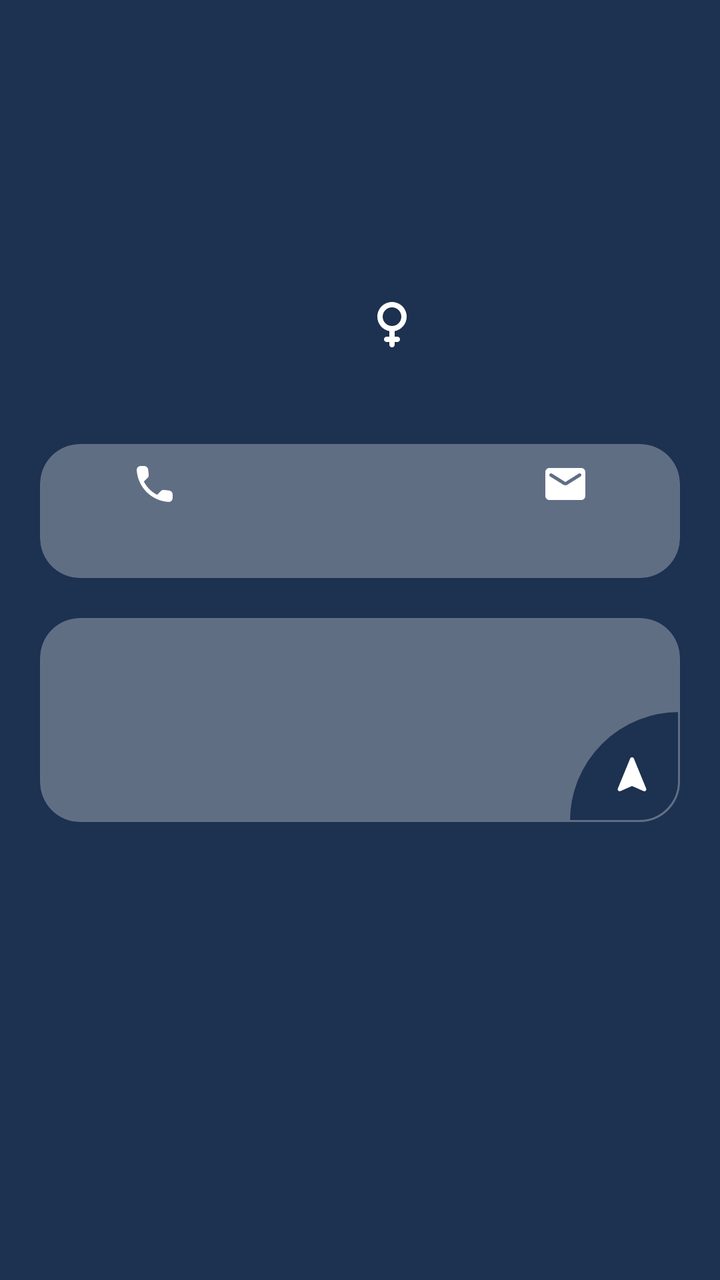
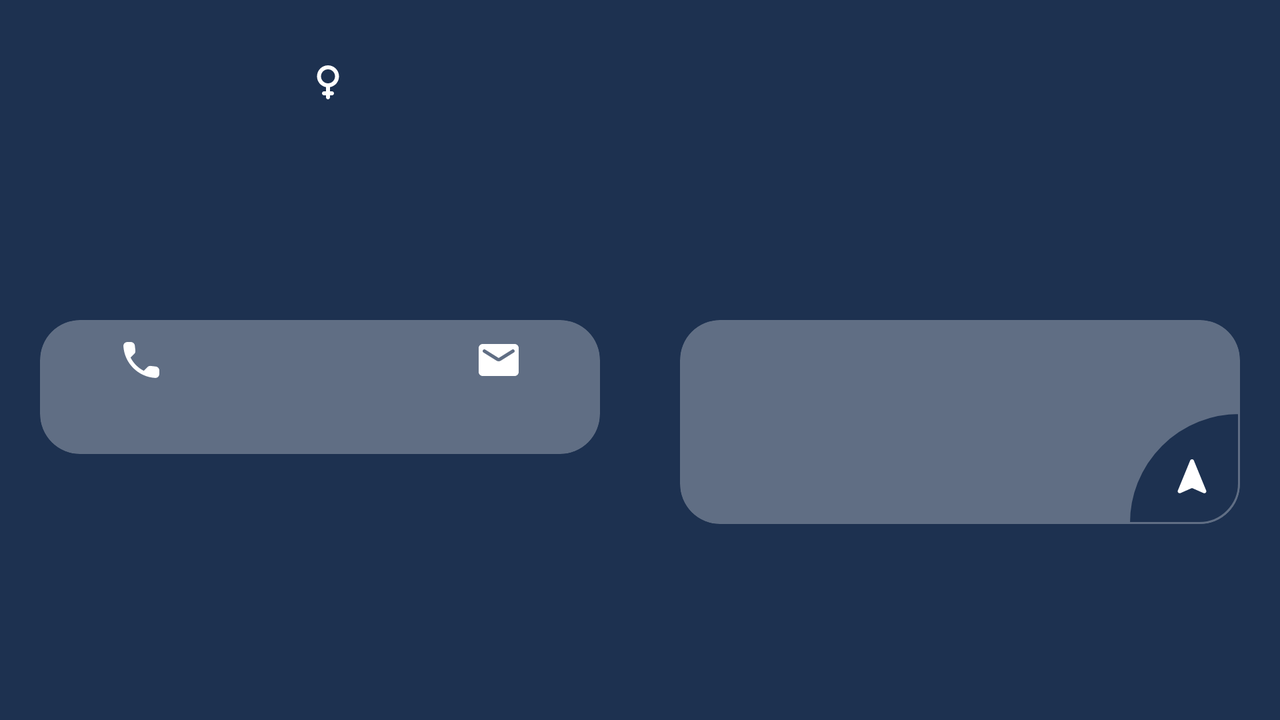

Two renders of one Android screen. The first uses the default layout on a phone; the second uses the alternative layout the repository ships for a different screen configuration, on a matching device. The two XML files are below.
<!-- AndroidManifest.xml: application theme Theme.ImportantPeople -->
<!-- res/layout/user_details_fragment.xml -->
<?xml version="1.0" encoding="utf-8"?>
<androidx.constraintlayout.widget.ConstraintLayout xmlns:android="http://schemas.android.com/apk/res/android"
    xmlns:app="http://schemas.android.com/apk/res-auto"
    xmlns:tools="http://schemas.android.com/tools"
    android:layout_width="match_parent"
    android:layout_height="match_parent"
    android:background="@color/dark_grey">

    <com.google.android.material.imageview.ShapeableImageView
        android:id="@+id/user_details_avatar"
        android:layout_width="120dp"
        android:layout_height="120dp"
        android:layout_marginTop="20dp"
        app:layout_constraintBottom_toTopOf="@id/user_details_name"
        app:layout_constraintEnd_toEndOf="parent"
        app:layout_constraintStart_toStartOf="parent"
        app:layout_constraintTop_toTopOf="parent"
        app:shapeAppearanceOverlay="@style/Theme.ImportantPeople.ShapeImageView.Circle"
        tools:src="@tools:sample/avatars" />

    <ImageView
        android:id="@+id/user_details_flag"
        android:layout_width="wrap_content"
        android:layout_height="24dp"
        android:adjustViewBounds="true"
        app:layout_constraintBottom_toBottomOf="@id/user_details_avatar"
        app:layout_constraintStart_toEndOf="@id/user_details_avatar"
        tools:src="@tools:sample/backgrounds/scenic" />

    <TextView
        android:id="@+id/user_details_name"
        android:layout_width="wrap_content"
        android:layout_height="wrap_content"
        android:textSize="32sp"
        app:layout_constraintBottom_toTopOf="@id/user_details_username"
        app:layout_constraintEnd_toEndOf="parent"
        app:layout_constraintStart_toStartOf="parent"
        app:layout_constraintTop_toBottomOf="@id/user_details_avatar"
        tools:text="@tools:sample/full_names" />

    <ImageView
        android:id="@+id/user_details_gender"
        android:layout_width="32dp"
        android:layout_height="32dp"
        app:layout_constraintBottom_toBottomOf="@id/user_details_name"
        app:layout_constraintEnd_toEndOf="parent"
        app:layout_constraintHorizontal_bias="0"
        app:layout_constraintStart_toEndOf="@id/user_details_name"
        app:layout_constraintTop_toTopOf="@id/user_details_name"
        tools:src="@drawable/ic_female" />

    <TextView
        android:id="@+id/user_details_username"
        android:layout_width="wrap_content"
        android:layout_height="wrap_content"
        app:layout_constraintBottom_toTopOf="@id/user_details_contacts"
        app:layout_constraintEnd_toEndOf="parent"
        app:layout_constraintStart_toStartOf="parent"
        app:layout_constraintTop_toBottomOf="@id/user_details_name"
        tools:text="@tools:sample/full_names" />

    <include
        layout="@layout/user_details_contacts"
        android:layout_width="0dp"
        android:layout_height="wrap_content"
        android:layout_margin="20dp"
        app:layout_constraintBottom_toTopOf="@id/user_details_location"
        app:layout_constraintEnd_toEndOf="parent"
        app:layout_constraintStart_toStartOf="parent"
        app:layout_constraintTop_toBottomOf="@id/user_details_username" />

    <include
        layout="@layout/user_details_location"
        android:layout_width="match_parent"
        android:layout_height="wrap_content"
        android:layout_margin="20dp"
        app:layout_constraintEnd_toEndOf="parent"
        app:layout_constraintStart_toStartOf="parent"
        app:layout_constraintTop_toBottomOf="@id/user_details_contacts" />
</androidx.constraintlayout.widget.ConstraintLayout>
<!-- res/layout/user_details_contacts.xml (included above) -->
<?xml version="1.0" encoding="utf-8"?>
<androidx.cardview.widget.CardView xmlns:android="http://schemas.android.com/apk/res/android"
    xmlns:app="http://schemas.android.com/apk/res-auto"
    xmlns:tools="http://schemas.android.com/tools"
    android:id="@+id/user_details_contacts"
    tools:showIn="@layout/user_details_fragment">

    <androidx.constraintlayout.widget.ConstraintLayout
        android:layout_width="match_parent"
        android:layout_height="match_parent">

        <TextView
            android:id="@+id/user_details_phone"
            android:layout_width="0dp"
            android:layout_height="wrap_content"
            android:layout_marginVertical="8dp"
            android:layout_marginStart="8dp"
            android:drawablePadding="8dp"
            android:textAlignment="center"
            app:drawableTopCompat="@drawable/ic_phone"
            app:layout_constraintBottom_toBottomOf="parent"
            app:layout_constraintEnd_toStartOf="@id/user_details_cell"
            app:layout_constraintStart_toStartOf="parent"
            app:layout_constraintTop_toTopOf="parent"
            app:layout_constraintVertical_bias="0"
            tools:text="@tools:sample/us_phones" />

        <TextView
            android:id="@+id/user_details_cell"
            android:layout_width="0dp"
            android:layout_height="wrap_content"
            android:layout_marginHorizontal="4dp"
            android:layout_marginVertical="8dp"
            android:drawablePadding="8dp"
            android:textAlignment="center"
            app:drawableTopCompat="@drawable/ic_smartphone"
            app:layout_constraintBottom_toBottomOf="parent"
            app:layout_constraintEnd_toStartOf="@id/user_details_email"
            app:layout_constraintStart_toEndOf="@id/user_details_phone"
            app:layout_constraintTop_toTopOf="parent"
            app:layout_constraintVertical_bias="0"
            tools:text="@tools:sample/lorem" />

        <TextView
            android:id="@+id/user_details_email"
            android:layout_width="0dp"
            android:layout_height="wrap_content"
            android:layout_marginVertical="8dp"
            android:layout_marginEnd="8dp"
            android:drawablePadding="8dp"
            android:textAlignment="center"
            app:drawableTopCompat="@drawable/ic_mail"
            app:layout_constraintBottom_toBottomOf="parent"
            app:layout_constraintEnd_toEndOf="parent"
            app:layout_constraintStart_toEndOf="@id/user_details_cell"
            app:layout_constraintTop_toTopOf="parent"
            app:layout_constraintVertical_bias="0"
            tools:text="@tools:sample/lorem" />
    </androidx.constraintlayout.widget.ConstraintLayout>
</androidx.cardview.widget.CardView>
<!-- res/layout/user_details_location.xml (included above) -->
<?xml version="1.0" encoding="utf-8"?>
<androidx.cardview.widget.CardView xmlns:android="http://schemas.android.com/apk/res/android"
    xmlns:app="http://schemas.android.com/apk/res-auto"
    xmlns:tools="http://schemas.android.com/tools"
    android:id="@+id/user_details_location"
    tools:showIn="@layout/user_details_fragment">

    <androidx.constraintlayout.widget.ConstraintLayout
        android:layout_width="match_parent"
        android:layout_height="match_parent">

        <TextView
            android:id="@+id/user_details_street"
            android:layout_width="0dp"
            android:layout_height="wrap_content"
            android:layout_marginHorizontal="12dp"
            android:layout_marginTop="8dp"
            app:layout_constraintBottom_toTopOf="@id/user_details_city"
            app:layout_constraintEnd_toEndOf="parent"
            app:layout_constraintStart_toStartOf="parent"
            app:layout_constraintTop_toTopOf="parent"
            tools:text="@tools:sample/lorem" />

        <TextView
            android:id="@+id/user_details_city"
            android:layout_width="0dp"
            android:layout_height="wrap_content"
            android:layout_marginHorizontal="12dp"
            app:layout_constraintBottom_toTopOf="@id/user_details_navigation"
            app:layout_constraintEnd_toEndOf="parent"
            app:layout_constraintStart_toStartOf="parent"
            app:layout_constraintTop_toBottomOf="@id/user_details_street"
            tools:text="@tools:sample/cities" />

        <TextView
            android:id="@+id/user_details_country"
            android:layout_width="0dp"
            android:layout_height="wrap_content"
            android:layout_marginStart="12dp"
            android:layout_marginEnd="8dp"
            android:layout_marginBottom="12dp"
            app:layout_constraintBottom_toBottomOf="parent"
            app:layout_constraintEnd_toStartOf="@id/user_details_navigation"
            app:layout_constraintStart_toStartOf="parent"
            app:layout_constraintTop_toBottomOf="@id/user_details_city"
            tools:text="@tools:sample/lorem" />

        <ImageView
            android:id="@+id/user_details_navigation"
            android:layout_width="wrap_content"
            android:layout_height="wrap_content"
            android:background="@drawable/shape_dark_top_left_rounded"
            android:src="@drawable/ic_navigation"
            app:layout_constraintBottom_toBottomOf="parent"
            app:layout_constraintEnd_toEndOf="parent" />
    </androidx.constraintlayout.widget.ConstraintLayout>
</androidx.cardview.widget.CardView>
<!-- resources referenced by this layout -->
<resources>
  <color name="dark_grey">#1D3150</color>
  <!-- drawable ic_female (drawable) -->
  <vector xmlns:android="http://schemas.android.com/apk/res/android"
      android:width="24dp"
      android:height="24dp"
      android:viewportWidth="24"
      android:viewportHeight="24">
    <path
        android:fillColor="@android:color/white"
        android:pathData="M12,6c1.93,0 3.5,1.57 3.5,3.5S13.93,13 12,13s-3.5,-1.57 -3.5,-3.5S10.07,6 12,6zM13,14.91c2.56,-0.47 4.5,-2.71 4.5,-5.41C17.5,6.46 15.04,4 12,4S6.5,6.46 6.5,9.5c0,2.7 1.94,4.94 4.5,5.41V17h-1c-0.55,0 -1,0.45 -1,1s0.45,1 1,1h1v1c0,0.55 0.45,1 1,1s1,-0.45 1,-1v-1h1c0.55,0 1,-0.45 1,-1s-0.45,-1 -1,-1h-1V14.91z" />
  </vector>
  <!-- drawable ic_mail (drawable) -->
  <vector xmlns:android="http://schemas.android.com/apk/res/android"
      android:width="24dp"
      android:height="24dp"
      android:viewportWidth="24"
      android:viewportHeight="24">
      <path
          android:fillColor="@android:color/white"
          android:pathData="M20,4L4,4c-1.1,0 -2,0.9 -2,2v12c0,1.1 0.9,2 2,2h16c1.1,0 2,-0.9 2,-2L22,6c0,-1.1 -0.9,-2 -2,-2zM19.6,8.25l-6.54,4.09c-0.65,0.41 -1.47,0.41 -2.12,0L4.4,8.25c-0.25,-0.16 -0.4,-0.43 -0.4,-0.72 0,-0.67 0.73,-1.07 1.3,-0.72L12,11l6.7,-4.19c0.57,-0.35 1.3,0.05 1.3,0.72 0,0.29 -0.15,0.56 -0.4,0.72z" />
  </vector>
  <!-- drawable ic_navigation (drawable) -->
  <vector xmlns:android="http://schemas.android.com/apk/res/android"
      android:width="24dp"
      android:height="24dp"
      android:viewportWidth="24"
      android:viewportHeight="24">
      <path
          android:fillColor="@android:color/white"
          android:pathData="M12.93,4.26l6.15,14.99c0.34,0.83 -0.51,1.66 -1.33,1.29l-5.34,-2.36c-0.26,-0.11 -0.55,-0.11 -0.81,0l-5.34,2.36c-0.82,0.36 -1.67,-0.46 -1.33,-1.29l6.15,-14.99c0.33,-0.83 1.51,-0.83 1.85,0z" />
  </vector>
  <!-- drawable ic_phone (drawable) -->
  <vector xmlns:android="http://schemas.android.com/apk/res/android"
      android:width="24dp"
      android:height="24dp"
      android:viewportWidth="24"
      android:viewportHeight="24">
      <path
          android:fillColor="@android:color/white"
          android:pathData="M19.23,15.26l-2.54,-0.29c-0.61,-0.07 -1.21,0.14 -1.64,0.57l-1.84,1.84c-2.83,-1.44 -5.15,-3.75 -6.59,-6.59l1.85,-1.85c0.43,-0.43 0.64,-1.03 0.57,-1.64l-0.29,-2.52c-0.12,-1.01 -0.97,-1.77 -1.99,-1.77H5.03c-1.13,0 -2.07,0.94 -2,2.07 0.53,8.54 7.36,15.36 15.89,15.89 1.13,0.07 2.07,-0.87 2.07,-2v-1.73c0.01,-1.01 -0.75,-1.86 -1.76,-1.98z" />
  </vector>
  <!-- drawable shape_dark_top_left_rounded (drawable) -->
  <?xml version="1.0" encoding="utf-8"?>
  <shape xmlns:android="http://schemas.android.com/apk/res/android">
      <solid android:color="@color/dark_grey" />
      <corners
          android:bottomRightRadius="360dp"
          android:topLeftRadius="1000dp" />
      <stroke
          android:width="1dp"
          android:color="@color/dark_grey_light" />
      <padding
          android:bottom="12dp"
          android:left="20dp"
          android:right="12dp"
          android:top="20dp" />
  </shape>
  <style name="Theme.ImportantPeople.ShapeImageView.Circle" parent="">
          <item name="cornerSize">50%</item>
          <item name="background">@android:color/transparent</item>
      </style>
  <color name="dark_grey_light">#606E84</color>
  <color name="white">#FFFFFFFF</color>
  <color name="teal_200">#FF03DAC5</color>
  <color name="teal_700">#FF018786</color>
  <color name="black">#FF000000</color>
  <style name="Theme.ImportantPeople.cardViewStyle">
          <item name="cardBackgroundColor">@color/dark_grey_light</item>
          <item name="cardCornerRadius">20dp</item>
      </style>
  <!-- some entries are left out for length -->
</resources>
<!-- res/layout-land/user_details_fragment.xml (the repository's variant of the layout above) -->
<!-- drawn on the phone turned sideways -->
<?xml version="1.0" encoding="utf-8"?>
<androidx.constraintlayout.widget.ConstraintLayout xmlns:android="http://schemas.android.com/apk/res/android"
    xmlns:app="http://schemas.android.com/apk/res-auto"
    xmlns:tools="http://schemas.android.com/tools"
    android:layout_width="match_parent"
    android:layout_height="match_parent"
    android:background="@color/dark_grey"
    tools:showIn="@layout/user_activity">

    <com.google.android.material.imageview.ShapeableImageView
        android:id="@+id/user_details_avatar"
        android:layout_width="120dp"
        android:layout_height="120dp"
        android:layout_marginStart="20dp"
        android:layout_marginTop="20dp"
        app:layout_constraintEnd_toStartOf="@id/user_details_name"
        app:layout_constraintStart_toStartOf="parent"
        app:layout_constraintTop_toTopOf="parent"
        app:shapeAppearanceOverlay="@style/Theme.ImportantPeople.ShapeImageView.Circle"
        tools:src="@tools:sample/avatars" />

    <ImageView
        android:id="@+id/user_details_flag"
        android:layout_width="wrap_content"
        android:layout_height="24dp"
        android:adjustViewBounds="true"
        app:layout_constraintBottom_toTopOf="@id/user_details_name"
        app:layout_constraintEnd_toStartOf="@id/user_details_gender"
        app:layout_constraintHorizontal_bias="0"
        app:layout_constraintHorizontal_chainStyle="packed"
        app:layout_constraintStart_toStartOf="@id/user_details_name"
        app:layout_constraintTop_toTopOf="@id/user_details_avatar"
        tools:src="@tools:sample/backgrounds/scenic" />

    <ImageView
        android:id="@+id/user_details_gender"
        android:layout_width="24dp"
        android:layout_height="24dp"
        app:layout_constraintBottom_toTopOf="@id/user_details_name"
        app:layout_constraintEnd_toEndOf="parent"
        app:layout_constraintStart_toEndOf="@id/user_details_flag"
        app:layout_constraintTop_toTopOf="@id/user_details_avatar"
        tools:src="@drawable/ic_female" />

    <TextView
        android:id="@+id/user_details_name"
        android:layout_width="0dp"
        android:layout_height="wrap_content"
        android:layout_marginStart="12dp"
        android:textSize="32sp"
        app:layout_constraintBottom_toTopOf="@id/user_details_username"
        app:layout_constraintEnd_toEndOf="parent"
        app:layout_constraintStart_toEndOf="@id/user_details_avatar"
        app:layout_constraintTop_toBottomOf="@id/user_details_gender"
        tools:text="@tools:sample/full_names" />

    <TextView
        android:id="@+id/user_details_username"
        android:layout_width="0dp"
        android:layout_height="wrap_content"
        app:layout_constraintBottom_toBottomOf="@id/user_details_avatar"
        app:layout_constraintEnd_toEndOf="@id/user_details_name"
        app:layout_constraintStart_toStartOf="@id/user_details_name"
        app:layout_constraintTop_toBottomOf="@id/user_details_name"
        tools:text="@tools:sample/full_names" />

    <include
        layout="@layout/user_details_contacts"
        android:layout_width="0dp"
        android:layout_height="wrap_content"
        android:layout_margin="20dp"
        app:layout_constraintBottom_toBottomOf="parent"
        app:layout_constraintEnd_toStartOf="@id/user_details_location"
        app:layout_constraintStart_toStartOf="parent"
        app:layout_constraintTop_toBottomOf="@id/user_details_avatar"
        app:layout_constraintVertical_bias="0" />

    <include
        layout="@layout/user_details_location"
        android:layout_width="0dp"
        android:layout_height="wrap_content"
        android:layout_margin="20dp"
        app:layout_constraintBottom_toBottomOf="parent"
        app:layout_constraintEnd_toEndOf="parent"
        app:layout_constraintStart_toEndOf="@id/user_details_contacts"
        app:layout_constraintTop_toBottomOf="@id/user_details_avatar"
        app:layout_constraintVertical_bias="0" />
</androidx.constraintlayout.widget.ConstraintLayout>
